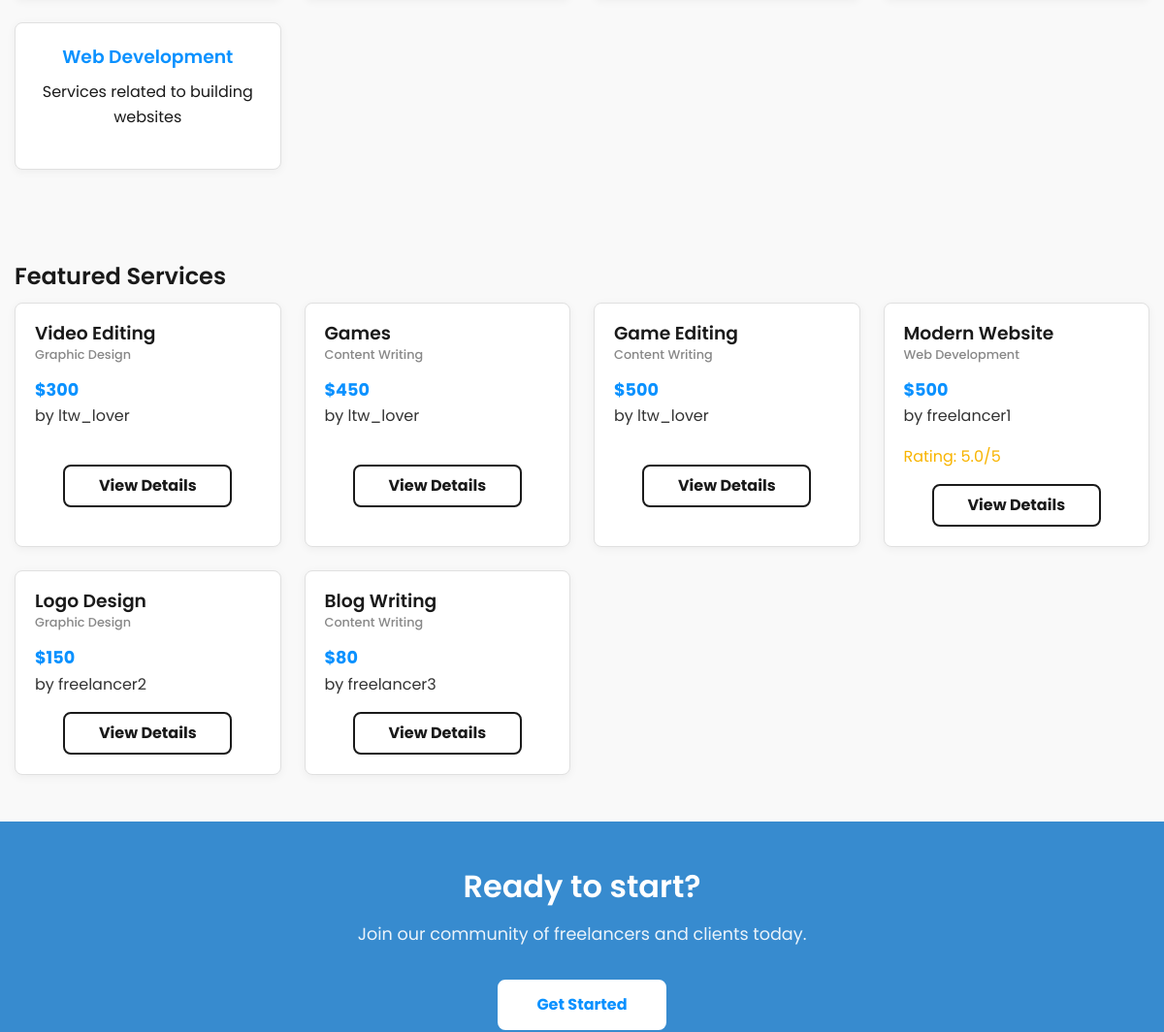
/pages/home.php (middle part), run on an earlier commit of the app's database.
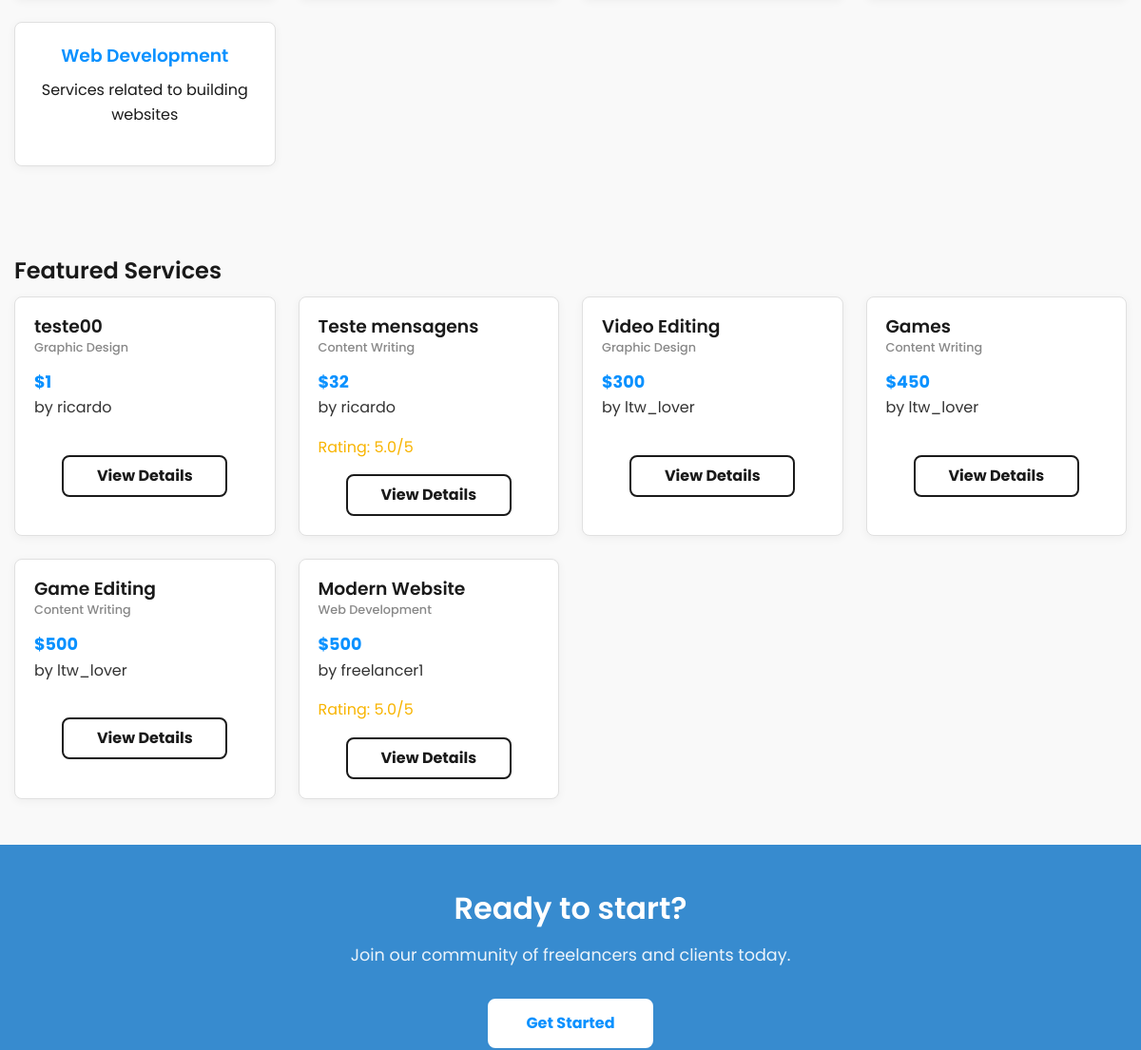
And on a later commit of the database.
### tables this page shows
CREATE TABLE Categories (
    id INTEGER PRIMARY KEY AUTOINCREMENT,
    name TEXT UNIQUE NOT NULL,
    description TEXT
);

CREATE TABLE Services (
    id INTEGER PRIMARY KEY AUTOINCREMENT,
    freelancer_id INTEGER NOT NULL,
    title TEXT NOT NULL,
    description TEXT NOT NULL,
    category_id INTEGER NOT NULL,
    price REAL NOT NULL,
    delivery_time INTEGER NOT NULL,
    created_at DATETIME DEFAULT CURRENT_TIMESTAMP,
    image_path TEXT,
    video_path TEXT,
    FOREIGN KEY (freelancer_id) REFERENCES Users(id),
    FOREIGN KEY (category_id) REFERENCES Categories(id)
);

### public/includes/utils.php (called while the page is built, shortened)
<?php
function isLoggedIn() {
    return isset($_SESSION['user_id']);
}
?>

### public/pages/home.php (the view, shortened to what this page needs)
<?php
require_once '../includes/utils.php';
function getFeaturedServices($limit = 6) {
    try {
        $db = getDB();
        $query = "SELECT s.*, u.username as freelancer_name, c.name as category_name,
                 (SELECT AVG(rating) FROM Reviews WHERE service_id = s.id) as avg_rating
                 FROM Services s
                 JOIN Users u ON s.freelancer_id = u.id
                 JOIN Categories c ON s.category_id = c.id
                 ORDER BY s.created_at DESC
                 LIMIT ?";
        $stmt = $db->prepare($query);
        $stmt->execute([$limit]);
        return $stmt->fetchAll(PDO::FETCH_ASSOC);
    } catch (PDOException $e) {
        return [];
    }
}
function getCategories() {
    try {
        $db = getDB();
        $query = "SELECT * FROM Categories ORDER BY name";
        $stmt = $db->prepare($query);
        $stmt->execute();
        return $stmt->fetchAll(PDO::FETCH_ASSOC);
    } catch (PDOException $e) {
        return [];
    }
}
$featuredServices = getFeaturedServices();
$categories = getCategories();
include_once '../templates/header.php';
?>
<div class="categories-section">
    <div class="container">
        <div class="categories-grid">
            <?php foreach ($categories as $category): ?>
                <a href="<?php echo SITE_URL; ?>/pages/services/list.php?category=<?php echo $category['id']; ?>" class="category-card">
                    <h3><?php echo htmlspecialchars($category['name']); ?></h3>
                    <p><?php echo htmlspecialchars($category['description'] ?? ''); ?></p>
                </a>
            <?php endforeach; ?>
        </div>
    </div>
</div>
<div class="featured-services">
    <div class="container">
        <h2>Featured Services</h2>
        <?php if (empty($featuredServices)): ?>
            <p>No services available yet. <?php if (!isLoggedIn()): ?>
                <a href="<?php echo SITE_URL; ?>/pages/register.php">Register</a> and be the first to offer your services!
            <?php else: ?>
                <a href="<?php echo SITE_URL; ?>/pages/services/create.php">Create a service</a> and be the first to offer your expertise!
            <?php endif; ?></p>
        <?php else: ?>
            <div class="services-grid">
                <?php foreach ($featuredServices as $service): ?>
                    <div class="service-card">
                        <h3><?php echo htmlspecialchars($service['title']); ?></h3>
                        <p class="service-category"><?php echo htmlspecialchars($service['category_name']); ?></p>
                        <p class="service-price">$<?php echo htmlspecialchars($service['price']); ?></p>
                        <p class="service-freelancer">by <?php echo htmlspecialchars($service['freelancer_name']); ?></p>
                        <?php if (isset($service['avg_rating'])): ?>
                            <p class="service-rating">Rating: <?php echo number_format($service['avg_rating'], 1); ?>/5</p>
                        <?php endif; ?>
                        <a href="<?php echo SITE_URL; ?>/pages/services/view.php?id=<?php echo $service['id']; ?>" class="btn">View Details</a>
                    </div>
                <?php endforeach; ?>
            </div>
        <?php endif; ?>
    </div>
</div>
<div class="cta-section">
    <div class="container">
        <h2>Ready to start?</h2>
        <p>Join our community of freelancers and clients today.</p>
        <?php if (!isLoggedIn()): ?>
            <a href="<?php echo SITE_URL; ?>/pages/register.php" class="btn">Get Started</a>
        <?php else: ?>
            <a href="<?php echo SITE_URL; ?>/pages/services/list.php" class="btn">Browse Services</a>
        <?php endif; ?>
    </div>
</div>
<?php include_once '../templates/footer.php'; ?>

What changed in the data, as far as the page shows it:
no longer on this page (row unchanged): services: title "Logo Design", category_name "Graphic Design", price "150", freelancer_name "freelancer2"
no longer on this page (row unchanged): services: title "Blog Writing", category_name "Content Writing", price "80", freelancer_name "freelancer3"
added services: title "teste00", category_name "Graphic Design", price "1", freelancer_name "ricardo"
added services: title "Teste mensagens", category_name "Content Writing", price "32", freelancer_name "ricardo", avg_rating "5.0"
